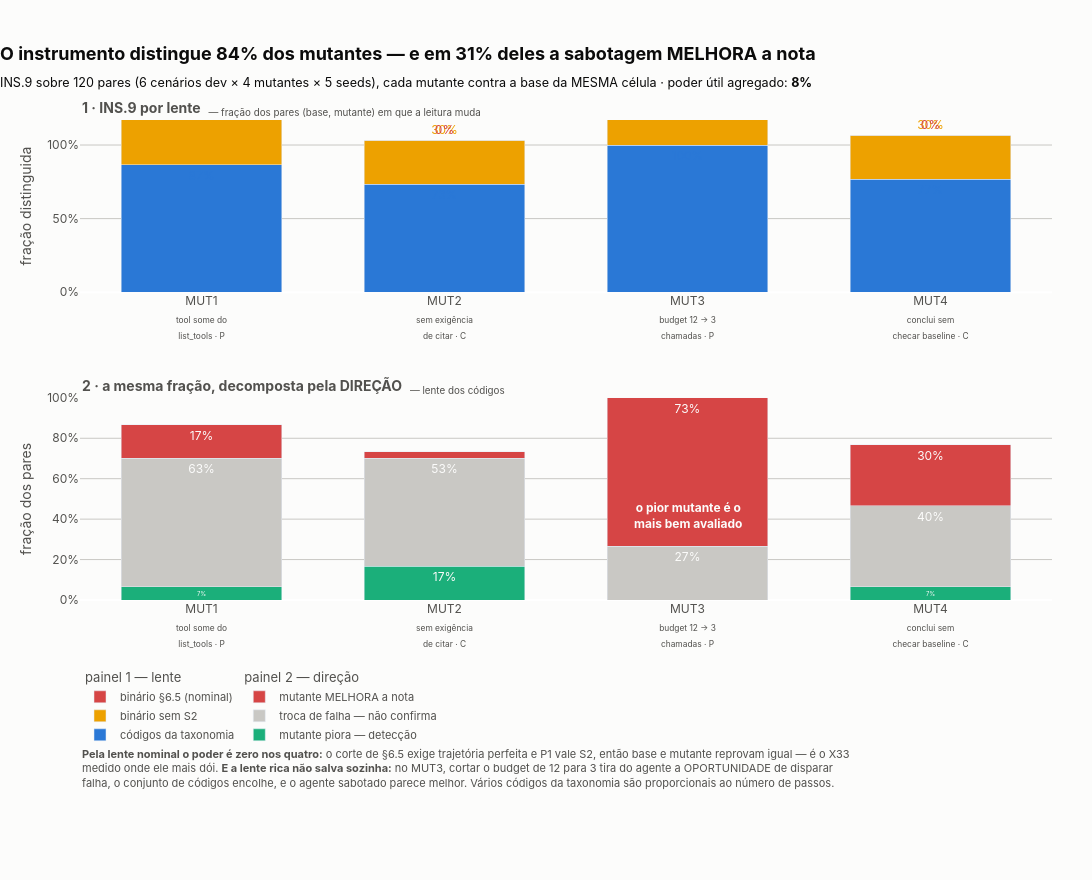

Notebook code cell kept with this figure:
### Markdown cell above
### Três lentes, três respostas — e a diferença entre elas é o achado

**Pela lente nominal o instrumento tem poder ZERO nos quatro mutantes.** Ele não distingue um
agente deliberadamente sabotado de um agente normal, porque os dois falham: o corte de
`METRICAS §6.5` exige trajetória perfeita, P1 dispara em quase toda run e vale S2. Não é falta de
detecção — é o **X33** medido onde ele mais dói, e é o argumento mais forte de que aquele corte
não pode ser a métrica reportada sozinha.

**E a variante "sem S2" não é a mitigação que o X33 supunha.** Ela discrimina (45% agregado contra
0%), mas 31% dos pares vão na direção **errada** — e o MUT3 é o caso extremo: `sucesso_binario_sem_s2`
dá **100% ao mutante e 27% à base**. Cortar o budget de 12 chamadas para 3 não melhora o agente;
melhora a nota.

**O mecanismo vale para a lente rica também, e é a limitação séria desta seção.** Vários códigos
da taxonomia são proporcionais à **oportunidade**: um agente que só pode dar três passos não tem
como acumular redundância, violar precedência ou perder cobertura em oito. No MUT3 o conjunto de
códigos do mutante é subconjunto **estrito** do da base em 22 dos 30 pares — 100% de distinção com
**0% de poder útil**. Agregado, o instrumento distingue 84% e acerta a direção em 8%.

Isso **não** diz que a taxonomia não presta: o MUT2 (conteúdo) tem a maior fração na direção certa,
e a maior parte das distinções é lateral — troca de falha, que é distinção legítima sem ser
confirmação. O que diz é que **INS.9 como fração é otimista por construção**, e que a linha que vai
para o README é o par `(valor, poder_util)`, nunca o primeiro sozinho.

### Code cell
ROTULO_MUT = {
    "MUT1": "MUT1<br><sub>tool some do<br>list_tools · P</sub>",
    "MUT2": "MUT2<br><sub>sem exigência<br>de citar · C</sub>",
    "MUT3": "MUT3<br><sub>budget 12 → 3<br>chamadas · P</sub>",
    "MUT4": "MUT4<br><sub>conclui sem<br>checar baseline · C</sub>",
}
LENTE = {
    "codigos": ("códigos da taxonomia", AZUL),
    "sem_s2": ("binário sem S2", AMBAR),
    "nominal": ("binário §6.5 (nominal)", VERMELHO),
}
DIRECAO = {
    "esperada": ("mutante piora — detecção", VERDE),
    "lateral": ("troca de falha — não confirma", CINZA),
    "invertida": ("mutante MELHORA a nota", VERMELHO),
}
MUTS = mut.variantes(pares_mut)

fig = make_subplots(
    rows=2, cols=1, row_heights=[0.46, 0.54], vertical_spacing=0.22,
    subplot_titles=(
        "<b>1 · INS.9 por lente</b>  <sub>— fração dos pares (base, mutante) em que a leitura "
        "muda</sub>",
        "<b>2 · a mesma fração, decomposta pela DIREÇÃO</b>  <sub>— lente dos códigos</sub>",
    ),
)
for lente, (nome, cor) in LENTE.items():
    valores = [mut.deteccao(pares_mut, lente, variante=m).valor for m in MUTS]
    fig.add_bar(
        x=MUTS, y=valores, name=nome, marker_color=cor, offsetgroup=lente,
        legendgroup="lente", legendgrouptitle_text="painel 1 — lente",
        text=[f"{v:.0%}" for v in valores], textposition="outside",
        textfont=dict(color=cor, size=12),
        hovertemplate=nome + ": %{y:.0%}<extra></extra>", row=1, col=1,
    )

# O painel 2 empilha; o painel 1 agrupa. Plotly tem UM `barmode` por figura, então o modo é
# `stack` e o painel 1 separa as barras por `offsetgroup` distinto — empilhar dentro de um
# grupo de um traço só é o mesmo que não empilhar.
for direcao, (nome, cor) in DIRECAO.items():
    por_mut = [mut.deteccao(pares_mut, "codigos", variante=m) for m in MUTS]
    valores = [dict(d.por_direcao).get(direcao, 0) / d.n_pares for d in por_mut]
    fig.add_bar(
        x=MUTS, y=valores, name=nome, marker_color=cor, offsetgroup="direcao",
        legendgroup="direcao", legendgrouptitle_text="painel 2 — direção",
        text=[f"{v:.0%}" if v >= 0.06 else "" for v in valores], textposition="inside",
        insidetextfont=dict(color=SUPERFICIE, size=12),
        hovertemplate=nome + ": %{y:.0%}<extra></extra>", row=2, col=1,
    )

fig.update_layout(
    title=dict(
        text=("<b>O instrumento distingue 84% dos mutantes — e em 31% deles a sabotagem MELHORA "
              "a nota</b><br><sub>INS.9 sobre 120 pares (6 cenários dev × 4 mutantes × 5 seeds), "
              "cada mutante contra a base da MESMA célula · poder útil agregado: <b>8%</b></sub>"),
        font=dict(color=TINTA, size=18), x=0, xanchor="left",
    ),
    barmode="stack", bargap=0.34,
    plot_bgcolor=SUPERFICIE, paper_bgcolor=SUPERFICIE, font=dict(color=TINTA2, family=fg.FAMILIA),
    width=fg.LARGURA, height=880, margin=dict(l=80, r=40, t=120, b=280),
    legend=dict(orientation="h", y=-0.13, x=0, font=dict(size=11), tracegroupgap=30),
)
fig.update_yaxes(tickformat=".0%", gridcolor=CINZA, range=[0, 1.17], row=1, col=1,
                 title=dict(text="fração distinguida", standoff=12))
fig.update_yaxes(tickformat=".0%", gridcolor=CINZA, range=[0, 1.0], row=2, col=1,
                 title=dict(text="fração dos pares", standoff=12))
fig.update_xaxes(tickmode="array", tickvals=MUTS,
                 ticktext=[ROTULO_MUT[m] for m in MUTS], showgrid=False)
# Os títulos dos painéis nascem centrados; o resto da figura é alinhado à esquerda.
for anotacao in fig.layout.annotations:
    anotacao.update(x=0, xanchor="left", font=dict(color=TINTA2, size=14))

fig.add_annotation(
    x="MUT3", y=0.42, showarrow=False, xanchor="center", row=2, col=1,
    text="<b>o pior mutante é o<br>mais bem avaliado</b>",
    font=dict(color=SUPERFICIE, size=12),
)
fig.add_annotation(
    x=0, y=-0.40, xref="paper", yref="paper", showarrow=False, xanchor="left", align="left",
    text=("<b>Pela lente nominal o poder é zero nos quatro:</b> o corte de §6.5 exige trajetória "
          "perfeita e P1 vale S2, então base e mutante reprovam igual — é o X33<br>"
          "medido onde ele mais dói. <b>E a lente rica não salva sozinha:</b> no MUT3, cortar o "
          "budget de 12 para 3 tira do agente a OPORTUNIDADE de disparar<br>"
          "falha, o conjunto de códigos encolhe, e o agente sabotado parece melhor. Vários "
          "códigos da taxonomia são proporcionais ao número de passos."),
    font=dict(color=TINTA2, size=11),
)
fg.exportar(fig, "fig08_ins9_mutantes", FIGURAS)
fig.show()

### Figure 1 — Plotly figure (JSON) as saved in the notebook; plotly's stock layout.template omitted (floating-point values rounded to 4 significant figures)
{"data": [{"hovertemplate": "códigos da taxonomia: %{y:.0%}<extra></extra>", "legendgroup": "lente", "legendgrouptitle": {"text": "painel 1 — lente"}, "marker": {"color": "#2a78d6"}, "name": "códigos da taxonomia", "offsetgroup": "codigos", "text": ["87%", "73%", "100%", "77%"], "textfont": {"color": "#2a78d6", "size": 12}, "textposition": "outside", "type": "bar", "x": ["MUT1", "MUT2", "MUT3", "MUT4"], "xaxis": "x", "y": [0.8667, 0.7333, 1.0, 0.7667], "yaxis": "y"}, {"hovertemplate": "binário sem S2: %{y:.0%}<extra></extra>", "legendgroup": "lente", "legendgrouptitle": {"text": "painel 1 — lente"}, "marker": {"color": "#eda100"}, "name": "binário sem S2", "offsetgroup": "sem_s2", "text": ["47%", "30%", "73%", "30%"], "textfont": {"color": "#eda100", "size": 12}, "textposition": "outside", "type": "bar", "x": ["MUT1", "MUT2", "MUT3", "MUT4"], "xaxis": "x", "y": [0.4667, 0.3, 0.7333, 0.3], "yaxis": "y"}, {"hovertemplate": "binário §6.5 (nominal): %{y:.0%}<extra></extra>", "legendgroup": "lente", "legendgrouptitle": {"text": "painel 1 — lente"}, "marker": {"color": "#d64545"}, "name": "binário §6.5 (nominal)", "offsetgroup": "nominal", "text": ["0%", "0%", "0%", "0%"], "textfont": {"color": "#d64545", "size": 12}, "textposition": "outside", "type": "bar", "x": ["MUT1", "MUT2", "MUT3", "MUT4"], "xaxis": "x", "y": [0.0, 0.0, 0.0, 0.0], "yaxis": "y"}, {"hovertemplate": "mutante piora — detecção: %{y:.0%}<extra></extra>", "insidetextfont": {"color": "#fcfcfb", "size": 12}, "legendgroup": "direcao", "legendgrouptitle": {"text": "painel 2 — direção"}, "marker": {"color": "#1baf7a"}, "name": "mutante piora — detecção", "offsetgroup": "direcao", "text": ["7%", "17%", "", "7%"], "textposition": "inside", "type": "bar", "x": ["MUT1", "MUT2", "MUT3", "MUT4"], "xaxis": "x2", "y": [0.06667, 0.1667, 0.0, 0.06667], "yaxis": "y2"}, {"hovertemplate": "troca de falha — não confirma: %{y:.0%}<extra></extra>", "insidetextfont": {"color": "#fcfcfb", "size": 12}, "legendgroup": "direcao", "legendgrouptitle": {"text": "painel 2 — direção"}, "marker": {"color": "#c9c8c4"}, "name": "troca de falha — não confirma", "offsetgroup": "direcao", "text": ["63%", "53%", "27%", "40%"], "textposition": "inside", "type": "bar", "x": ["MUT1", "MUT2", "MUT3", "MUT4"], "xaxis": "x2", "y": [0.6333, 0.5333, 0.2667, 0.4], "yaxis": "y2"}, {"hovertemplate": "mutante MELHORA a nota: %{y:.0%}<extra></extra>", "insidetextfont": {"color": "#fcfcfb", "size": 12}, "legendgroup": "direcao", "legendgrouptitle": {"text": "painel 2 — direção"}, "marker": {"color": "#d64545"}, "name": "mutante MELHORA a nota", "offsetgroup": "direcao", "text": ["17%", "", "73%", "30%"], "textposition": "inside", "type": "bar", "x": ["MUT1", "MUT2", "MUT3", "MUT4"], "xaxis": "x2", "y": [0.1667, 0.03333, 0.7333, 0.3], "yaxis": "y2"}], "layout": {"annotations": [{"font": {"color": "#52514e", "size": 14}, "showarrow": false, "text": "<b>1 · INS.9 por lente</b>  <sub>— fração dos pares (base, mutante) em que a leitura muda</sub>", "x": 0, "xanchor": "left", "xref": "paper", "y": 1.0, "yanchor": "bottom", "yref": "paper"}, {"font": {"color": "#52514e", "size": 14}, "showarrow": false, "text": "<b>2 · a mesma fração, decomposta pela DIREÇÃO</b>  <sub>— lente dos códigos</sub>", "x": 0, "xanchor": "left", "xref": "paper", "y": 0.4212, "yanchor": "bottom", "yref": "paper"}, {"font": {"color": "#fcfcfb", "size": 12}, "showarrow": false, "text": "<b>o pior mutante é o<br>mais bem avaliado</b>", "x": "MUT3", "xanchor": "center", "xref": "x2", "y": 0.42, "yref": "y2"}, {"align": "left", "font": {"color": "#52514e", "size": 11}, "showarrow": false, "text": "<b>Pela lente nominal o poder é zero nos quatro:</b> o corte de §6.5 exige trajetória perfeita e P1 vale S2, então base e mutante reprovam igual — é o X33<br>medido onde ele mais dói. <b>E a lente rica não salva sozinha:</b> no MUT3, cortar o budget de 12 para 3 tira do agente a OPORTUNIDADE de disparar<br>falha, o conjunto de códigos encolhe, e o agente sabotado parece melhor. Vários códigos da taxonomia são proporcionais ao número de passos.", "x": 0, "xanchor": "left", "xref": "paper", "y": -0.4, "yref": "paper"}], "bargap": 0.34, "barmode": "stack", "font": {"color": "#52514e", "family": "Inter, Helvetica, Arial, sans-serif"}, "height": 880, "legend": {"font": {"size": 11}, "orientation": "h", "tracegroupgap": 30, "x": 0, "y": -0.13}, "margin": {"b": 280, "l": 80, "r": 40, "t": 120}, "paper_bgcolor": "#fcfcfb", "plot_bgcolor": "#fcfcfb", "title": {"font": {"color": "#0b0b0b", "size": 18}, "text": "<b>O instrumento distingue 84% dos mutantes — e em 31% deles a sabotagem MELHORA a nota</b><br><sub>INS.9 sobre 120 pares (6 cenários dev × 4 mutantes × 5 seeds), cada mutante contra a base da MESMA célula · poder útil agregado: <b>8%</b></sub>", "x": 0, "xanchor": "left"}, "width": 1180, "xaxis": {"anchor": "y", "domain": [0.0, 1.0], "showgrid": false, "tickmode": "array", "ticktext": ["MUT1<br><sub>tool some do<br>list_tools · P</sub>", "MUT2<br><sub>sem exigência<br>de citar · C</sub>", "MUT3<br><sub>budget 12 → 3<br>chamadas · P</sub>", "MUT4<br><sub>conclui sem<br>checar baseline · C</sub>"], "tickvals": ["MUT1", "MUT2", "MUT3", "MUT4"]}, "xaxis2": {"anchor": "y2", "domain": [0.0, 1.0], "showgrid": false, "tickmode": "array", "ticktext": ["MUT1<br><sub>tool some do<br>list_tools · P</sub>", "MUT2<br><sub>sem exigência<br>de citar · C</sub>", "MUT3<br><sub>budget 12 → 3<br>chamadas · P</sub>", "MUT4<br><sub>conclui sem<br>checar baseline · C</sub>"], "tickvals": ["MUT1", "MUT2", "MUT3", "MUT4"]}, "yaxis": {"anchor": "x", "domain": [0.6412, 1.0], "gridcolor": "#c9c8c4", "range": [0, 1.17], "tickformat": ".0%", "title": {"standoff": 12, "text": "fração distinguida"}}, "yaxis2": {"anchor": "x2", "domain": [0.0, 0.4212], "gridcolor": "#c9c8c4", "range": [0, 1.0], "tickformat": ".0%", "title": {"standoff": 12, "text": "fração dos pares"}}}}
